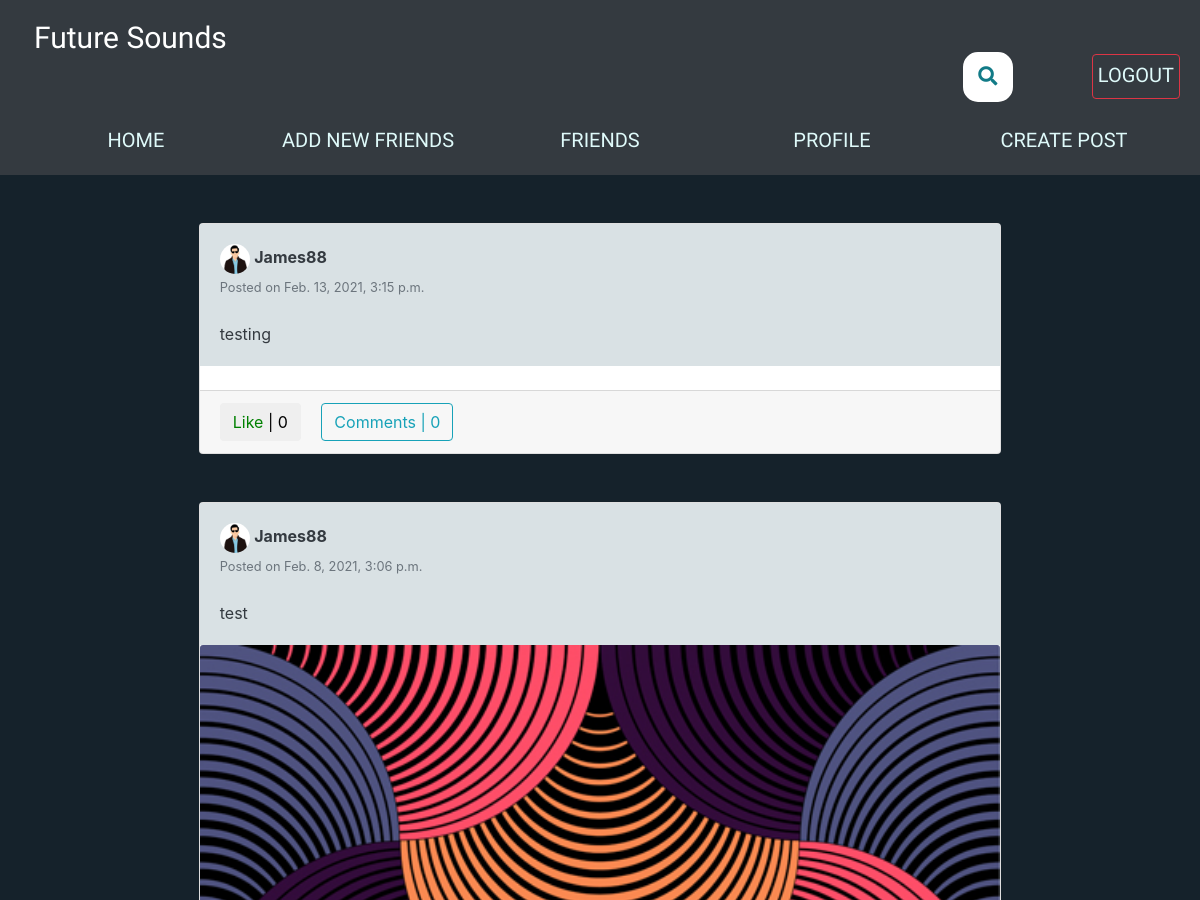
Page /user_posts/James88/ (signed in, upper part) on the earlier database version.
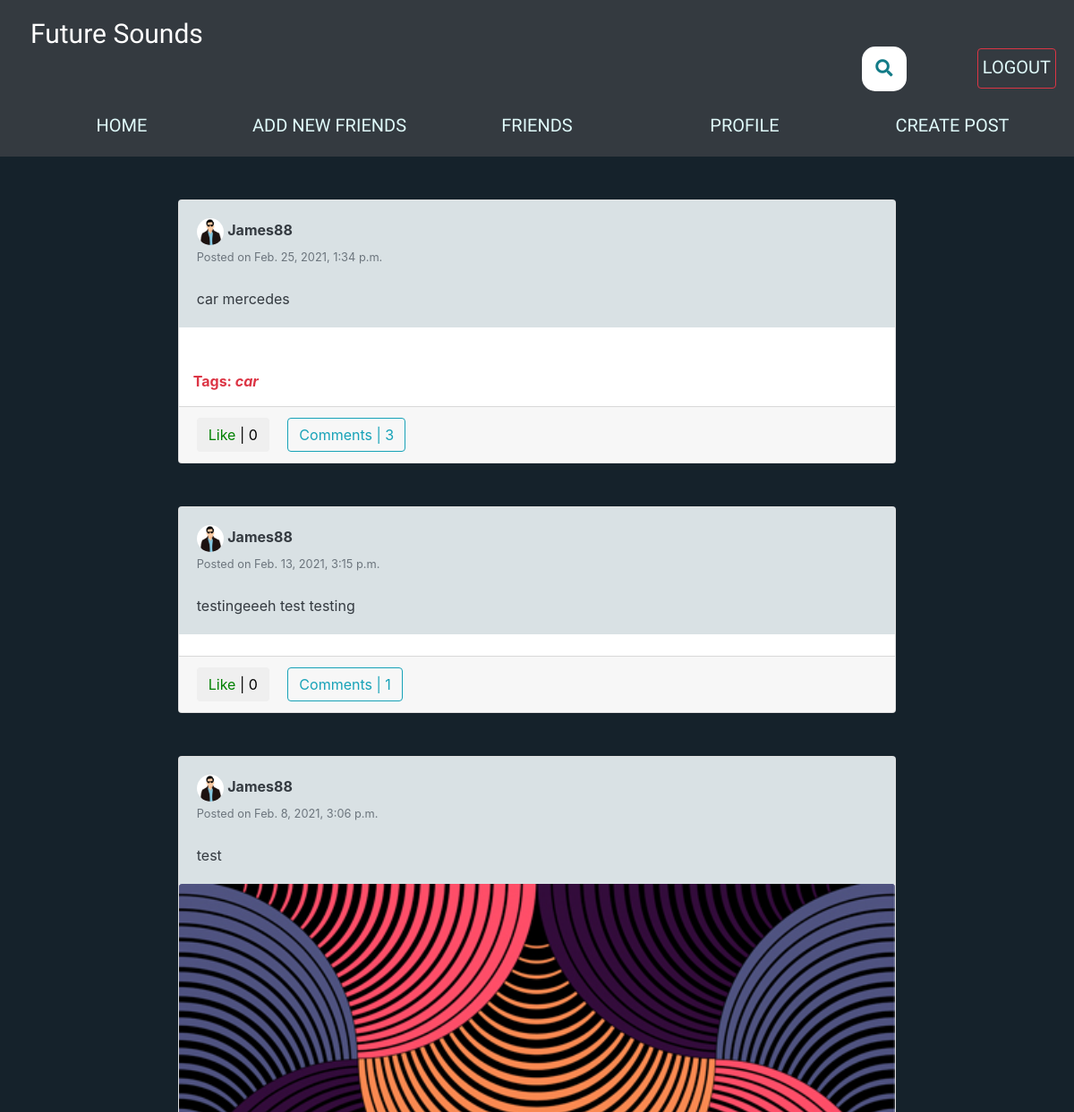
Same page on the later database version.
### feed/models.py (models this page shows, shortened)
class Post(models.Model):
	description = models.TextField(max_length=255)
	pic = models.ImageField(upload_to='path/to/img', blank=True)
	date_posted = models.DateTimeField(default=timezone.now)
	user_name = models.ForeignKey(User, on_delete=models.CASCADE)
	tags = models.CharField(max_length=100, blank=True)

### users/models.py (models this page shows, shortened)
class Profile(models.Model):
    user = models.OneToOneField(User, on_delete=models.CASCADE)
    image = models.ImageField(default='default.png', upload_to='profile_pics')
    slug = AutoSlugField(populate_from='user')
    bio = models.CharField(max_length=255, blank=True)
    friends = models.ManyToManyField('Profile', blank=True)
    def get_absolute_url(self):
        return "/users/{}".format(self.slug)

### feed/views.py (the view)
# urls.py: path('user_posts/<str:username>/', UserPostListView.as_view(), name='user-posts'),
class UserPostListView(LoginRequiredMixin, ListView):
    model = Post
    template_name = 'feed/user_posts.html'
    context_object_name = 'posts'
    paginate_by = 10
    def get_context_data(self, **kwargs):
        context = super(UserPostListView, self).get_context_data(**kwargs)
        user = get_object_or_404(User, username=self.kwargs.get('username'))
        liked = [i for i in Post.objects.filter(user_name=user) if Like.objects.filter(user = self.request.user, post=i)]
        context['liked_post'] = liked
        return context
    def get_queryset(self):
        user = get_object_or_404(User, username=self.kwargs.get('username'))
        return Post.objects.filter(user_name=user).order_by('-date_posted')

### feed/templates/feed/user_posts.html (shortened to what this page needs)
{% extends "feed/layout.html" %}
{% load static %}
{% block searchform %}
<div class="container2">
<link rel="stylesheet" href="https://use.fontawesome.com/releases/v5.3.1/css/all.css"
integrity="sha384-mzrmE5qonljUremFsqc01SB46JvROS7bZs3IO2EmfFsd15uHvIt+Y8vEf7N7fWAU">
<form class="searchbar" action="{% url 'search_posts' %}" method="get"">
  <button id="search_btn" type="submit">
  <i class="fa fa-search"></i>
  </button>
</form>
</div>
{% endblock searchform %}
{% block content %}
 	<div class="container">
	    <div class="row">
	      <div class="col-xl-9 col-md-10 m-auto order-xl-2 mb-5 mb-xl-0">
	        {% for post in posts %}
	        <div class="card card-signin my-5">
	          <div class="card-body">
	          	<a href="{{ post.user_name.profile.get_absolute_url }}"><img src="{{ post.user_name.profile.image.url }}" class="rounded-circle" width="30" height="30" alt=""></a>
	          	<a class="text-dark" href="{{ post.user_name.profile.get_absolute_url }}"><b>{{ post.user_name }}</b></a>
	          	<br><small class="text-muted">Posted on {{ post.date_posted }}</small>
	          	<br><br>
	            <p class="card-text text-dark">{{ post.description }}</p>
	          </div>
            {% if post.pic %}
	          <a href="{% url 'post-detail' post.id %}"><img class="card-img-top" src="{{ post.pic.url }}" alt=""></a>
            {% endif %}
	          {% if post.tags %}
	          <br><p class="text-danger ml-3"><b>Tags: <i>{{ post.tags }}</i></b></p>
	          {% endif %}
	          <div class="card-footer">
	          	<button class="btn btn-white mr-3 like" id="{{ post.id }}">
			        {% if post in liked_post %}
			            <a href="{% url 'post-like' %}" style="color:red;" id="likebtn{{ post.id }}"> Unlike</a> | {{post.likes.count}}
			        {% else %}
			            <a href="{% url 'post-like' %}" style="color:green;" id="likebtn{{ post.id }}"> Like</a> | {{post.likes.count}}
			        {% endif %}
			    </button>
	          	<a class="btn btn-outline-info" href="{% url 'post-detail' post.id %}">Comments | {{ post.details.count }}</a>
	          </div>
	        </div>
	        {% endfor %}
	  	   </div>
	    </div>
	</div>
{% endblock content %}

### feed/templates/feed/layout.html (shortened to what this page needs)
{% load static %}
<!DOCTYPE html>
<html>
<head>
    <link rel="stylesheet" href="https://maxcdn.bootstrapcdn.com/bootstrap/4.0.0/css/bootstrap.min.css">
	<link rel="stylesheet" href="{% static 'css/custom.css' %}">
</head>
<body>
	<nav class="navbar navbar-expand-md navbar-dark bg-dark large_navbar">
		<div class="container1">
	  <a href="{% url 'home' %}" class="navbar-brand ml-4 mr-4" href="#"><b>Future Sounds</b></a>
	  <div class="collapse navbar-collapse menu_nav" id="navbarNavAltMarkup">
		<div class="navbar-nav">
	      <a class="nav-item" href="{% url 'home' %}">HOME</a>
	      <a class="nav-item" href="{% url 'users_list' %}">ADD NEW FRIENDS</a>
	      {% if user.is_authenticated %}
	      	<a class="nav-item" href="{% url 'friend_list' %}">FRIENDS</a>
	      	<a class="nav-item" href="{% url 'my_profile' user.profile.slug %}">PROFILE</a>
	      	<a class="nav-item" href="{% url 'post-create' user.profile.slug %}">CREATE POST</a>
	      	<a class="nav-item-logout auth_buttons btn btn-danger" href="{% url 'logout' %}">LOGOUT</a>
	      {% else %}
         	<a class="nav-item-login auth_buttons btn btn-success" href="{% url 'login' %}">LOGIN</a>
          	<a class="nav-item-register auth_buttons btn btn-info" href="{% url 'register' %} ">REGISTER</a>
		  {% endif %}
	    	{% block searchform %}{% endblock searchform %}
		</div>
	 </div>
	</div>
	</nav>
	<div class="container">
	{% block content %}{% endblock content %}
	</div>
</body>
</html>

### feed/static/css/custom.css (style rules this page uses)
html { overflow-y: scroll; overflow-x: scroll; -webkit-tap-highlight-color:transparent; }
body { background-color: #15222b; overflow: hidden; }
html { -o-user-select: none; -moz-user-select: none; -webkit-user-select: none; user-select: none; }
p,a,h1,h2,h3,h4,h5,h6,li,td,article { -o-user-select: text; -moz-user-select: text; -webkit-user-select: text; user-select: text; }
.container1 { width: 100%; height: auto; padding: 0px; position: relative; }
.large_navbar { padding: 10px; }
.menu_nav { justify-content: center; }
.navbar-brand { margin: 0px; padding: -10px; left: -25px; font-family: 'Saira', sans-serif; font-weight: 100; font-size: 30px; }
.navbar-nav { width: 100%; height: auto; padding: 10px; }
.nav-item-logout { position: absolute; top: 34px; right: 0; font-family: 'Saira', sans-serif; font-weight: 200; font-size: 20px; color: rgb(223, 250, 250); padding: 5px; width: 25%; height: 45px !important; }
.auth_buttons { width: auto; margin: 10px; height: fit-content; background: none; }
.nav-item { font-family: 'Saira', sans-serif; font-weight: 100; font-size: 20px; color: rgb(223, 250, 250); padding: 15px; width: 100%; text-align: center; position: relative; top: 35px; margin-bottom: 20px; }
.container2 { width: 100%; top: 10px; left: 10%; position: absolute; margin: 0px; }
#search_btn { border: none; background: none; }
.searchbar { position: absolute; top: 32px; right: 25%; transition: all 1s; width: 50px; height: 50px; background: white; box-sizing: border-box; border-radius: 15px; border: 4px solid white; padding: 20px; }
.fa-search { box-sizing: border-box; padding: 10px; width: 42.5px; height: 42.5px; position: absolute; top: 0; right: 0; border-radius: 50%; color: #127b87; text-align: center; font-size: 1.2em; transition: all 1s; }
.card-body { background-color: #d9e1e4; }

Differences in the rows shown:
added Post: user_name.profile.image (picture), user_name "James88", date_posted "Feb. 25, 2021, 1:34 p.m.", description "car mercedes", tags "car", likes.count "0", details.count "3"
changed Post: description "testing" → "testingeeeh test testing"; details.count "0" → "1"
